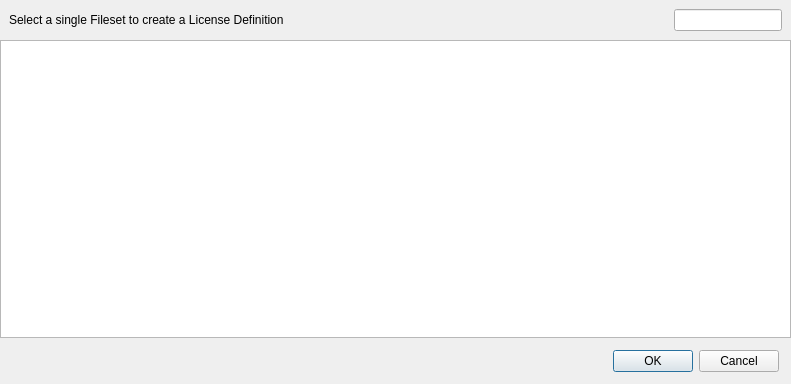
<?xml version="1.0" encoding="UTF-8"?>
<ui version="4.0">
 <class>LicenseFilesetDlg</class>
 <widget class="QWidget" name="LicenseFilesetDlg">
  <property name="windowModality">
   <enum>Qt::ApplicationModal</enum>
  </property>
  <property name="geometry">
   <rect>
    <x>0</x>
    <y>0</y>
    <width>791</width>
    <height>384</height>
   </rect>
  </property>
  <property name="windowTitle">
   <string>License Specification</string>
  </property>
  <layout class="QVBoxLayout" name="verticalLayout_2">
   <property name="spacing">
    <number>0</number>
   </property>
   <property name="margin">
    <number>0</number>
   </property>
   <item>
    <widget class="ViewSearchHeader" name="header" native="true">
     <property name="sizePolicy">
      <sizepolicy hsizetype="Preferred" vsizetype="Fixed">
       <horstretch>0</horstretch>
       <verstretch>0</verstretch>
      </sizepolicy>
     </property>
     <layout class="QHBoxLayout" name="horizontalLayout">
      <item>
       <widget class="QLabel" name="displayLabel">
        <property name="sizePolicy">
         <sizepolicy hsizetype="Minimum" vsizetype="Preferred">
          <horstretch>0</horstretch>
          <verstretch>0</verstretch>
         </sizepolicy>
        </property>
        <property name="text">
         <string>Select a single Fileset to create a License Definition </string>
        </property>
       </widget>
      </item>
      <item>
       <spacer name="horizontalSpacer">
        <property name="orientation">
         <enum>Qt::Horizontal</enum>
        </property>
        <property name="sizeHint" stdset="0">
         <size>
          <width>40</width>
          <height>20</height>
         </size>
        </property>
       </spacer>
      </item>
      <item>
       <widget class="SearchLineEdit" name="searchFilesetED">
        <property name="sizePolicy">
         <sizepolicy hsizetype="Fixed" vsizetype="Fixed">
          <horstretch>0</horstretch>
          <verstretch>0</verstretch>
         </sizepolicy>
        </property>
       </widget>
      </item>
     </layout>
    </widget>
   </item>
   <item>
    <widget class="FilesetsGroupsView" name="filesetsView">
     <property name="editTriggers">
      <set>QAbstractItemView::NoEditTriggers</set>
     </property>
     <property name="alternatingRowColors">
      <bool>true</bool>
     </property>
     <property name="selectionMode">
      <enum>QAbstractItemView::ExtendedSelection</enum>
     </property>
     <property name="uniformRowHeights">
      <bool>true</bool>
     </property>
     <property name="sortingEnabled">
      <bool>true</bool>
     </property>
     <property name="animated">
      <bool>true</bool>
     </property>
    </widget>
   </item>
   <item>
    <layout class="QHBoxLayout" name="horizontalLayout_2">
     <property name="topMargin">
      <number>12</number>
     </property>
     <property name="rightMargin">
      <number>12</number>
     </property>
     <property name="bottomMargin">
      <number>12</number>
     </property>
     <item>
      <widget class="QDialogButtonBox" name="buttonBox">
       <property name="standardButtons">
        <set>QDialogButtonBox::Cancel|QDialogButtonBox::Ok</set>
       </property>
      </widget>
     </item>
    </layout>
   </item>
  </layout>
 </widget>
 <customwidgets>
  <customwidget>
   <class>SearchLineEdit</class>
   <extends>QLineEdit</extends>
   <header>FileWaveGuiLib/searchlineedit/searchlineedit.h</header>
  </customwidget>
  <customwidget>
   <class>ViewSearchHeader</class>
   <extends>QWidget</extends>
   <header>FWAdminLib/ViewSearchHeader.h</header>
   <container>1</container>
  </customwidget>
  <customwidget>
   <class>FilesetsGroupsView</class>
   <extends>QTreeView</extends>
   <header>views/filesetsgroupsview.h</header>
  </customwidget>
 </customwidgets>
 <resources/>
 <connections/>
</ui>
